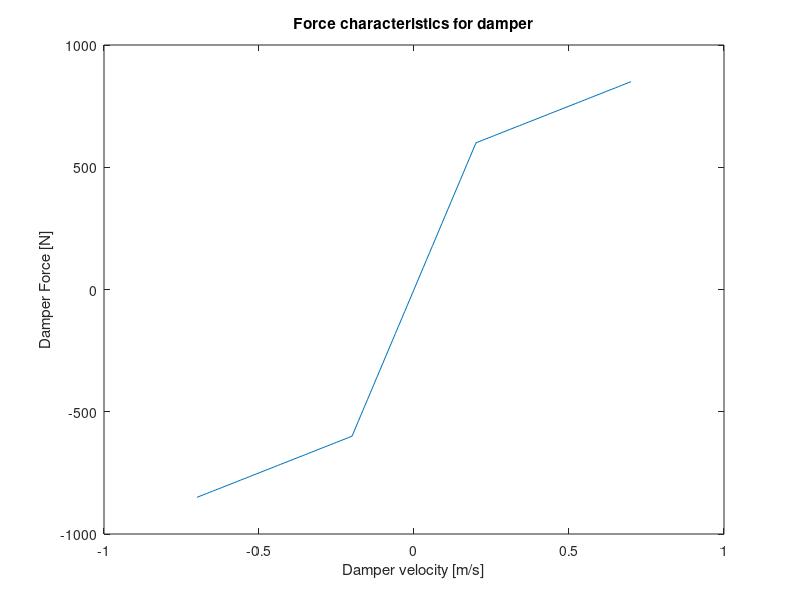

This chart was generated by the following MATLAB code:
ms = 400;
mus = 40;
ks = 30e3;
kt = 200e3;

A1 = ms*mus;
B1 = ms*ks+ms*kt+mus*ks;
C1 = ks*kt;

omega_2_1 = (B1+sqrt(B1^2-4*A1*C1))/(2*A1);
omega_2_2 = (B1-sqrt(B1^2-4*A1*C1))/(2*A1);
omega1 = sqrt(omega_2_1);
omega2 = sqrt(omega_2_2);

%% Dämpningskraft
c_max = 3000;
c_min = 500;
v_min = 0.2;

v = -0.7:0.01:0.7;
F_c = zeros(length(v),1);

m1 = (-v_min)*c_min-(-v_min)*c_max;
m2 = v_min*c_max-v_min*c_min;

for i = 1:length(v)
    if v(i) < -v_min
        F_c(i) = v(i)*c_min-m1;
    elseif v(i) > -v_min && v(i) < v_min
        F_c(i) = v(i)*c_max;
    else
        F_c(i) = v(i)*c_min+m2;
    end
end

figure()
plot(v,F_c)
xlabel('Damper velocity [m/s]')
ylabel('Damper Force [N]')
title('Force characteristics for damper')

%% Uppgift 9

